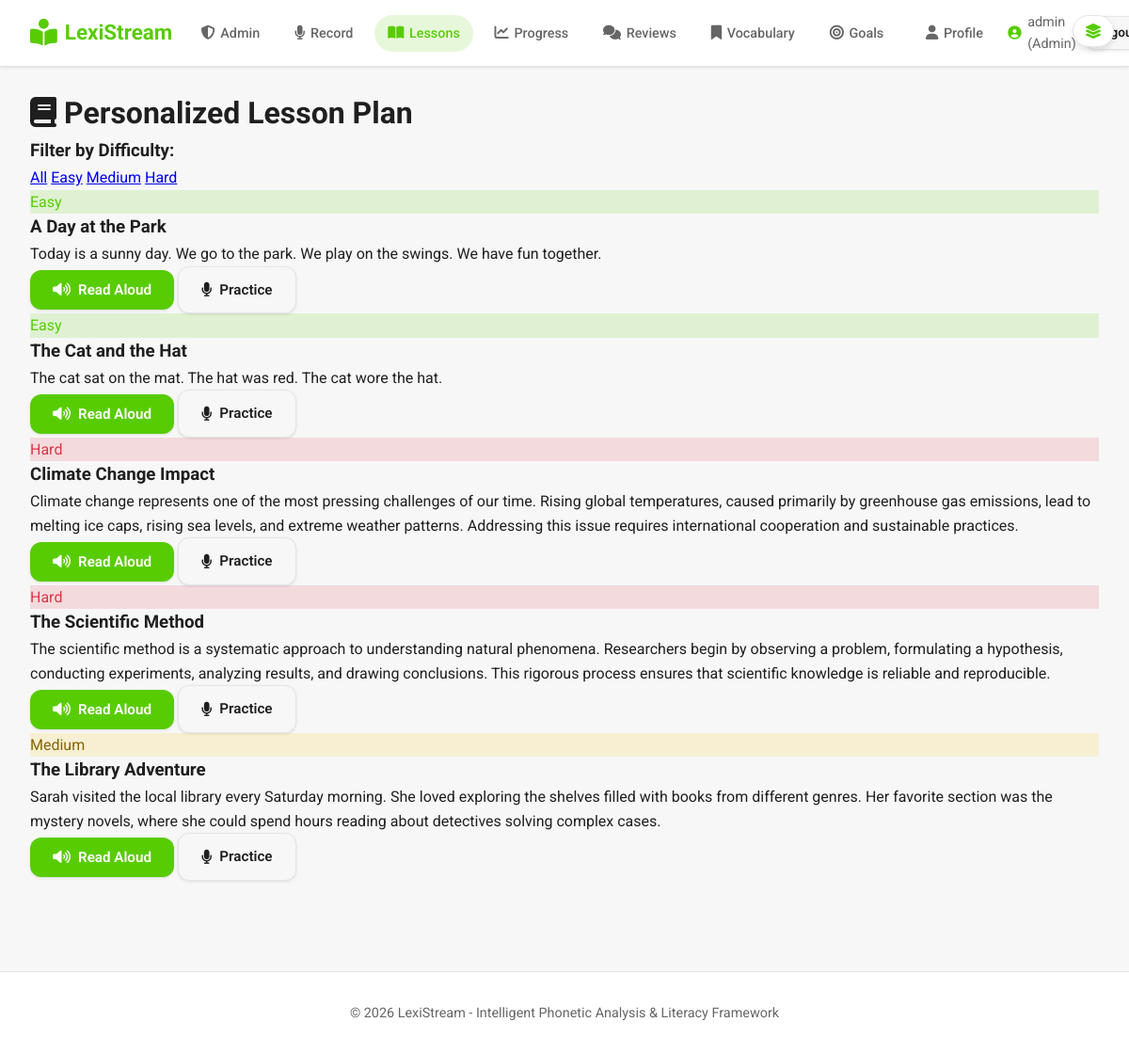
The app's page /lessons (signed in) with its own data.
### app.py (models this page shows)
class User(UserMixin, db.Model):
    id = db.Column(db.Integer, primary_key=True)
    username = db.Column(db.String(80), unique=True, nullable=False)
    email = db.Column(db.String(120), unique=True, nullable=False)
    password_hash = db.Column(db.String(255), nullable=False)
    is_admin = db.Column(db.Boolean, default=False, nullable=False)
    display_name = db.Column(db.String(120))
    bio = db.Column(db.Text)
    location = db.Column(db.String(120))
    website = db.Column(db.String(255))
    avatar_url = db.Column(db.String(255))
    role = db.Column(db.String(20), default="user", nullable=False)  # user, teacher, admin
    created_at = db.Column(db.DateTime, default=datetime.utcnow)

class Lesson(db.Model):
    id = db.Column(db.Integer, primary_key=True)
    title = db.Column(db.String(200), nullable=False)
    content = db.Column(db.Text, nullable=False)
    difficulty = db.Column(db.String(20), nullable=False)  # Easy, Medium, Hard
    created_at = db.Column(db.DateTime, default=datetime.utcnow)

### app.py (the view)
@app.route('/lessons')
@login_required
def lessons():
    difficulty = request.args.get('difficulty', 'all')
    query = Lesson.query
    if difficulty != 'all':
        query = query.filter_by(difficulty=difficulty)
    lessons_list = query.order_by(Lesson.difficulty, Lesson.title).all()
    return render_template('lessons.html', lessons=lessons_list, current_difficulty=difficulty)

### app.py (called while the page is built)
@login_manager.user_loader
def load_user(user_id):
    return User.query.get(int(user_id))

### templates/lessons.html (shortened to what this page needs)
{% extends "base.html" %}
{% block content %}
<div class="lessons-container">
    <h1 class="page-title"><i class="fas fa-book"></i> Personalized Lesson Plan</h1>
    <div class="filter-section">
        <h3>Filter by Difficulty:</h3>
        <div class="filter-buttons">
            <a href="{{ url_for('lessons', difficulty='all') }}"
               class="filter-btn {% if current_difficulty == 'all' %}active{% endif %}">All</a>
            <a href="{{ url_for('lessons', difficulty='Easy') }}"
               class="filter-btn {% if current_difficulty == 'Easy' %}active{% endif %}">Easy</a>
            <a href="{{ url_for('lessons', difficulty='Medium') }}"
               class="filter-btn {% if current_difficulty == 'Medium' %}active{% endif %}">Medium</a>
            <a href="{{ url_for('lessons', difficulty='Hard') }}"
               class="filter-btn {% if current_difficulty == 'Hard' %}active{% endif %}">Hard</a>
        </div>
    </div>
    {% if lessons %}
    <div class="lessons-grid">
        {% for lesson in lessons %}
        <div class="lesson-card">
            <div class="lesson-difficulty difficulty-{{ lesson.difficulty.lower() }}">
                {{ lesson.difficulty }}
            </div>
            <h3>{{ lesson.title }}</h3>
            <div class="lesson-content">
                <p>{{ lesson.content }}</p>
            </div>
            <div class="lesson-actions">
                <button class="btn btn-primary" onclick="readAloud('{{ lesson.content|replace("'", "\\'") }}')">
                    <i class="fas fa-volume-up"></i> Read Aloud
                </button>
                <a href="{{ url_for('record') }}" class="btn btn-secondary">
                    <i class="fas fa-microphone"></i> Practice
                </a>
            </div>
        </div>
        {% endfor %}
    </div>
    {% else %}
    <div class="empty-state">
        <i class="fas fa-book-open"></i>
        <h3>No lessons found</h3>
        <p>Lessons will appear here based on your selected difficulty level.</p>
    </div>
    {% endif %}
</div>
{% endblock %}

### templates/base.html (shortened to what this page needs)
<!DOCTYPE html>
<html lang="en">
<head>
    <link rel="stylesheet" href="{{ url_for('static', filename='css/style.css') }}">
    <link rel="stylesheet" href="https://cdnjs.cloudflare.com/ajax/libs/font-awesome/6.4.0/css/all.min.css">
</head>
<body>
    <header class="navbar">
        <div class="nav-container">
            <div class="nav-left">
                <a href="{% if current_user.is_authenticated %}{% if current_user.is_admin %}{{ url_for('admin_dashboard') }}{% else %}{{ url_for('dashboard') }}{% endif %}{% else %}{{ url_for('index') }}{% endif %}" class="nav-logo">
                    <i class="fas fa-book-reader"></i>
                    <span>LexiStream</span>
                </a>
            </div>
            <div class="nav-center">
                {% if current_user.is_authenticated %}
                <ul class="nav-menu">
                    {% if current_user.is_admin or current_user.role == 'admin' %}
                    <li>
                        <a href="{{ url_for('admin_dashboard') }}" class="nav-link {% if request.endpoint == 'admin_dashboard' %}active{% endif %}">
                            <i class="fas fa-shield-alt"></i><span>Admin</span>
                        </a>
                    </li>
                    {% elif current_user.role == 'teacher' %}
                    <li>
                        <a href="{{ url_for('teacher_dashboard') }}" class="nav-link {% if request.endpoint == 'teacher_dashboard' %}active{% endif %}">
                            <i class="fas fa-chalkboard-teacher"></i><span>Teacher</span>
                        </a>
                    </li>
                    {% else %}
                    <li>
                        <a href="{{ url_for('dashboard') }}" class="nav-link {% if request.endpoint == 'dashboard' %}active{% endif %}">
                            <i class="fas fa-home"></i><span>Dashboard</span>
                        </a>
                    </li>
                    {% endif %}
                    <li>
                        <a href="{{ url_for('record') }}" class="nav-link {% if request.endpoint == 'record' %}active{% endif %}">
                            <i class="fas fa-microphone"></i><span>Record</span>
                        </a>
                    </li>
                    <li>
                        <a href="{{ url_for('lessons') }}" class="nav-link {% if request.endpoint == 'lessons' %}active{% endif %}">
                            <i class="fas fa-book-open"></i><span>Lessons</span>
                        </a>
                    </li>
                    <li>
                        <a href="{{ url_for('progress') }}" class="nav-link {% if request.endpoint == 'progress' %}active{% endif %}">
                            <i class="fas fa-chart-line"></i><span>Progress</span>
                        </a>
                    </li>
                    <li>
                        <a href="{{ url_for('reviews') }}" class="nav-link {% if 'review' in request.endpoint %}active{% endif %}">
                            <i class="fas fa-comments"></i><span>Reviews</span>
                        </a>
                    </li>
                    <li>
                        <a href="{{ url_for('vocabulary') }}" class="nav-link {% if request.endpoint == 'vocabulary' %}active{% endif %}">
                            <i class="fas fa-bookmark"></i><span>Vocabulary</span>
                        </a>
                    </li>
                    <li>
                        <a href="{{ url_for('goals') }}" class="nav-link {% if request.endpoint == 'goals' %}active{% endif %}">
                            <i class="fas fa-bullseye"></i><span>Goals</span>
                        </a>
                    </li>
                </ul>
                {% endif %}
            </div>
            <div class="nav-right">
                {% if current_user.is_authenticated %}
                <a href="{{ url_for('profile') }}" class="nav-link" style="margin-right: 0.25rem;">
                    <i class="fas fa-user"></i><span>Profile</span>
                </a>
                <span class="nav-user">
                    <i class="fas fa-user-circle"></i>
                    {{ current_user.username }}{% if current_user.is_admin %} (Admin){% endif %}
                </span>
                <a href="{{ url_for('logout') }}" class="btn btn-secondary btn-sm">Logout</a>
                {% else %}
                <a href="{{ url_for('login') }}" class="btn btn-secondary btn-sm">Login</a>
                <a href="{{ url_for('register') }}" class="btn btn-primary btn-sm">Register</a>
                {% endif %}
            </div>
        </div>
    </header>
    {% if current_user.is_authenticated %}
    <button type="button" id="toggleCanvasBtn" class="canvas-toggle" title="Toggle dashboard">
        <i class="fas fa-layer-group"></i>
    </button>
    {% endif %}
    <main class="main-content">
        {% block content %}{% endblock %}
    </main>
    <footer class="footer">
        <p>&copy; 2026 LexiStream - Intelligent Phonetic Analysis & Literacy Framework</p>
    </footer>
</body>
</html>

### static/css/style.css (style rules this page uses)
* { margin: 0; padding: 0; box-sizing: border-box; }
:root { --matcha-dark: #58cc02; --matcha-light: #89e219; --matcha-hover: #4fb800; --cream-bg: #f7f7f7; --cream-light: #ffffff; --cream-border: #e5e5e5; --text-primary: #1f1f1f; --text-secondary: #666666; --text-light: #999999; --danger: #dc3545; --warning: #ffc107; --shadow-sm: 0 1px 3px rgba(0, 0, 0, 0.1); --shadow-md: 0 4px 6px rgba(0, 0, 0, 0.1); --shadow-lg: 0 10px 20px rgba(0, 0, 0, 0.1); }
body { font-family: 'Roboto', -apple-system, BlinkMacSystemFont, 'Segoe UI', sans-serif; background: var(--cream-bg); color: var(--text-primary); line-height: 1.6; min-height: 100vh; }
.navbar { background: var(--cream-light); border-bottom: 1px solid var(--cream-border); position: sticky; top: 0; z-index: 1000; box-shadow: var(--shadow-sm); transition: transform 0.3s ease; }
.nav-container { max-width: 1400px; margin: 0 auto; padding: 0.75rem 2rem; display: flex; align-items: center; justify-content: space-between; gap: 1rem; }
.nav-left, .nav-center, .nav-right { display: flex; align-items: center; gap: 1rem; }
.nav-logo { display: inline-flex; align-items: center; gap: 0.5rem; font-size: 1.4rem; font-weight: 700; color: var(--matcha-dark); text-decoration: none; }
.nav-logo i { font-size: 1.8rem; }
.nav-menu { list-style: none; display: flex; align-items: center; gap: 0.5rem; }
.nav-link { display: inline-flex; align-items: center; gap: 0.35rem; padding: 0.5rem 0.9rem; border-radius: 999px; text-decoration: none; color: var(--text-secondary); font-size: 0.9rem; font-weight: 500; transition: background 0.2s ease, color 0.2s ease; }
.nav-link i { font-size: 0.95rem; }
.nav-link.active { background: rgba(88, 204, 2, 0.15); color: var(--matcha-dark); }
.nav-user { display: inline-flex; align-items: center; gap: 0.4rem; font-size: 0.9rem; color: var(--text-secondary); }
.nav-user i { color: var(--matcha-dark); }
.nav-right .btn-sm { padding: 0.4rem 0.8rem; }
.nav-right { gap: 0.5rem; }
.canvas-toggle { position: fixed; top: 1rem; right: 1rem; z-index: 1100; background: var(--cream-light); border: 1px solid var(--cream-border); border-radius: 999px; padding: 0.5rem 0.75rem; box-shadow: var(--shadow-md); display: flex; align-items: center; justify-content: center; cursor: pointer; }
.canvas-toggle i { font-size: 1rem; color: var(--matcha-dark); }
.main-content { max-width: 1400px; margin: 0 auto; padding: 1.5rem 2rem 2rem; }
.btn { display: inline-flex; align-items: center; gap: 0.5rem; padding: 0.75rem 1.5rem; border: none; border-radius: 12px; font-weight: 600; font-size: 0.95rem; cursor: pointer; transition: all 0.2s ease; text-decoration: none; font-family: 'Roboto', sans-serif; box-shadow: var(--shadow-sm); }
.btn-primary { background: var(--matcha-dark); color: white; }
.btn-secondary { background: var(--cream-light); color: var(--text-primary); border: 2px solid var(--cream-border); }
.btn-sm { padding: 0.5rem 1rem; font-size: 0.85rem; }
.difficulty-easy { background: rgba(88, 204, 2, 0.15); color: var(--matcha-dark); }
.difficulty-medium { background: rgba(255, 193, 7, 0.15); color: #856404; }
.difficulty-hard { background: rgba(220, 53, 69, 0.15); color: var(--danger); }
.footer { background: var(--cream-light); border-top: 1px solid var(--cream-border); text-align: center; padding: 2rem; margin-top: 4rem; color: var(--text-secondary); font-size: 0.9rem; }
.btn-secondary { background: var(--cream-bg); color: var(--text-primary); border: 1px solid var(--cream-border); }

### records on screen
User: username "admin"
Lesson: difficulty "Easy", title "A Day at the Park", content "Today is a sunny day. We go to the park. We play on the swings. We have fun together."
Lesson: difficulty "Easy", title "The Cat and the Hat", content "The cat sat on the mat. The hat was red. The cat wore the hat."
Lesson: difficulty "Hard", title "Climate Change Impact", content "Climate change represents one of the most pressing challenges of our time. Rising global temperatures, caused primarily by greenhouse gas emissions, lead to melting ice caps, rising sea levels, and extreme weather patterns. Addressing this issue requires international cooperation and sustainable practices."
Lesson: difficulty "Hard", title "The Scientific Method", content "The scientific method is a systematic approach to understanding natural phenomena. Researchers begin by observing a problem, formulating a hypothesis, conducting experiments, analyzing results, and drawing conclusions. This rigorous process ensures that scientific knowledge is reliable and reproducible."
Lesson: difficulty "Medium", title "The Library Adventure", content "Sarah visited the local library every Saturday morning. She loved exploring the shelves filled with books from different genres. Her favorite section was the mystery novels, where she could spend hours reading about detectives solving complex cases."
